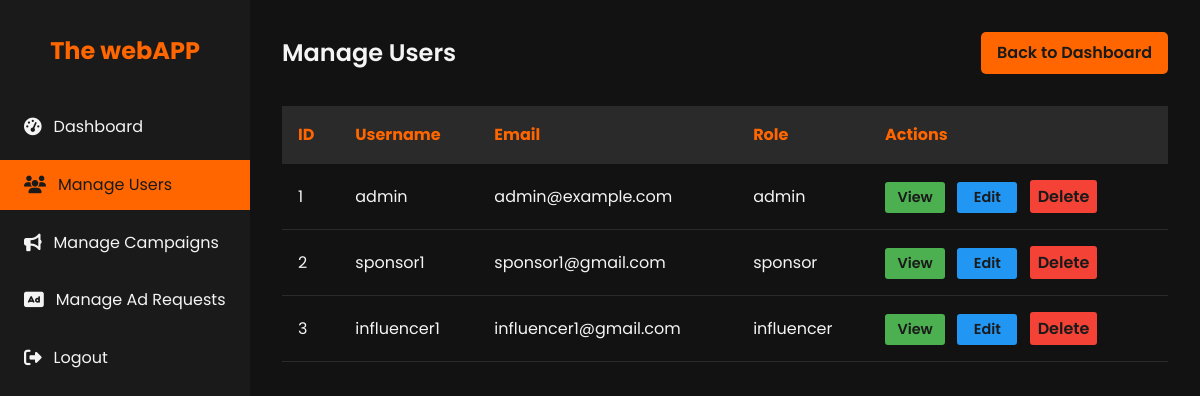
The app's page /admin/users (signed in) with its own data.
### models.py (models this page shows, shortened)
class User(db.Model, UserMixin):
    id = db.Column(db.Integer, primary_key=True)
    username = db.Column(db.String(80), unique=True, nullable=False)
    password = db.Column(db.String(200), nullable=False)
    email = db.Column(db.String(120), unique=True, nullable=False)
    role = db.Column(db.String(50), nullable=False)  # admin, sponsor, influencer
    is_active = db.Column(db.Boolean, default=True)
    sponsor = db.relationship('Sponsor', back_populates='user', uselist=False)
    influencer = db.relationship('Influencer', back_populates='user', uselist=False)

### app.py (the view)
    @app.route('/admin/users')
    @login_required
    @admin_required
    def admin_users():
        users = User.query.all()
        return render_template('admin_users.html', users=users)

### templates/admin_users.html (shortened to what this page needs)
<!DOCTYPE html>
<html lang="en">
<head>
    <link rel="stylesheet" href="https://cdnjs.cloudflare.com/ajax/libs/font-awesome/6.1.1/css/all.min.css">
</head>
<body>
    <div class="dashboard">
        <aside class="sidebar">
            <div class="logo">
                <h1>The webAPP</h1>
            </div>
            <nav>
                <ul class="nav-menu">
                    <li class="nav-item">
                        <a href="{{ url_for('admin_dashboard') }}" class="nav-link">
                            <i class="fas fa-tachometer-alt"></i> Dashboard
                        </a>
                    </li>
                    <li class="nav-item">
                        <a href="{{ url_for('admin_users') }}" class="nav-link active">
                            <i class="fas fa-users"></i> Manage Users
                        </a>
                    </li>
                    <li class="nav-item">
                        <a href="{{ url_for('admin_campaigns') }}" class="nav-link">
                            <i class="fas fa-bullhorn"></i> Manage Campaigns
                        </a>
                    </li>
                    <li class="nav-item">
                        <a href="{{ url_for('admin_ad_requests') }}" class="nav-link">
                            <i class="fas fa-ad"></i> Manage Ad Requests
                        </a>
                    </li>
                    <li class="nav-item">
                        <a href="{{ url_for('logout') }}" class="nav-link">
                            <i class="fas fa-sign-out-alt"></i> Logout
                        </a>
                    </li>
                </ul>
            </nav>
        </aside>
        <main class="main-content">
            <header class="header">
                <h1 class="welcome-text">Manage Users</h1>
                <a href="{{ url_for('admin_dashboard') }}" class="btn">Back to Dashboard</a>
            </header>
            <section>
                <table class="user-table">
                    <thead>
                        <tr>
                            <th>ID</th>
                            <th>Username</th>
                            <th>Email</th>
                            <th>Role</th>
                            <th>Actions</th>
                        </tr>
                    </thead>
                    <tbody>
                        {% for user in users %}
                        <tr>
                            <td>{{ user.id }}</td>
                            <td>{{ user.username }}</td>
                            <td>{{ user.email }}</td>
                            <td>{{ user.role }}</td>
                            <td>
                                <a href="{{ url_for('admin_user_detail', user_id=user.id) }}" class="btn action-btn view-btn">View</a>
                                <a href="{{ url_for('admin_user_edit', user_id=user.id) }}" class="btn action-btn edit-btn">Edit</a>
                                <form action="{{ url_for('admin_user_delete', user_id=user.id) }}" method="post" style="display:inline;">
                                    <button type="submit" class="btn action-btn delete-btn" onclick="return confirm('Are you sure you want to delete this user?');">Delete</button>
                                </form>
                            </td>
                        </tr>
                        {% endfor %}
                    </tbody>
                </table>
            </section>
        </main>
    </div>
</body>
</html>

### templates/admin_users.html (style rules this page uses)
:root { --primary-color: #1a1a1a; --secondary-color: #ff6600; --text-color: #f4f4f4; --bg-color: #121212; --card-bg-color: #2a2a2a; --hover-color: #ff8533; }
* { margin: 0; padding: 0; box-sizing: border-box; }
body { font-family: 'Poppins', sans-serif; line-height: 1.6; color: var(--text-color); background-color: var(--bg-color); }
.dashboard { display: flex; min-height: 100vh; }
.sidebar { width: 250px; background-color: var(--primary-color); padding: 2rem 0; position: fixed; height: 100vh; overflow-y: auto; }
.logo { text-align: center; margin-bottom: 2rem; }
.logo h1 { color: var(--secondary-color); font-size: 1.5rem; }
.nav-menu { list-style-type: none; }
.nav-item { margin-bottom: 0.5rem; }
.nav-link { display: flex; align-items: center; padding: 0.75rem 1.5rem; color: var(--text-color); text-decoration: none; transition: all 0.3s ease; }
.nav-link:hover, .nav-link.active { background-color: var(--secondary-color); color: var(--primary-color); }
.nav-link i { margin-right: 0.75rem; font-size: 1.1rem; }
.main-content { flex-grow: 1; margin-left: 250px; padding: 2rem; }
.header { display: flex; justify-content: space-between; align-items: center; margin-bottom: 2rem; }
.welcome-text { font-size: 1.5rem; font-weight: 600; }
.btn { background-color: var(--secondary-color); color: var(--primary-color); padding: 0.5rem 1rem; border: none; border-radius: 5px; cursor: pointer; font-weight: 600; transition: all 0.3s ease; text-decoration: none; display: inline-block; }
.user-table { width: 100%; border-collapse: collapse; margin-top: 1rem; }
.user-table th, .user-table td { padding: 1rem; text-align: left; border-bottom: 1px solid var(--card-bg-color); }
.user-table th { background-color: var(--card-bg-color); color: var(--secondary-color); }
.action-btn { padding: 0.25rem 0.5rem; margin-right: 0.5rem; border-radius: 3px; font-size: 0.9rem; min-width: 60px; text-align: center; display: inline-block; }
.view-btn { background-color: #4caf50; }
.edit-btn { background-color: #2196f3; }
.delete-btn { background-color: #f44336; }
.delete-btn { border: none; font-family: inherit; font-size: inherit; cursor: pointer; }

### records on screen
User: id "1", username "admin", email "admin@example.com", role "admin"
User: id "2", username "sponsor1", email "sponsor1@gmail.com", role "sponsor"
User: id "3", username "influencer1", email "influencer1@gmail.com", role "influencer"
